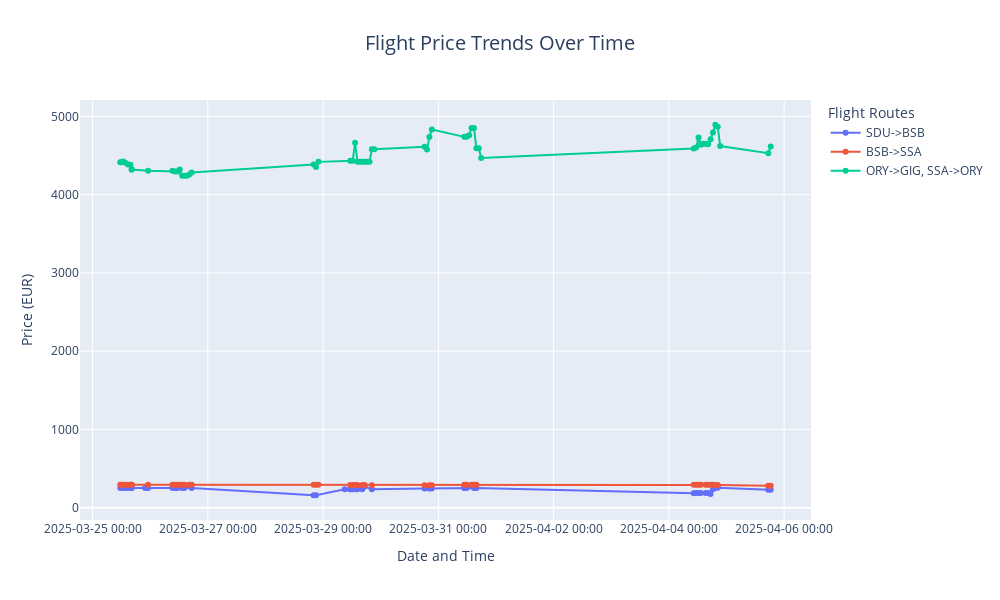

The cell this chart's notebook holds for it:
### Markdown cell above
## Interactive Flight Price Trends with Plotly

Create an interactive plot using Plotly with datetime on the x-axis and Price_EUR on the y-axis. Each flight will be represented with a different color.

### Code cell
# Create an interactive plot with Plotly
fig = px.line(df, x='Datetime', y='Price_EUR', color='Flight',
              title='Flight Price Trends Over Time',
              labels={'Datetime': 'Date and Time', 'Price_EUR': 'Price (EUR)', 'Flight': 'Flight Route'},
              markers=True, line_shape='linear')

# Improve the layout
fig.update_layout(
    xaxis_title='Date and Time',
    yaxis_title='Price (EUR)',
    legend_title='Flight Routes',
    height=600,
    width=1000,
    hovermode='closest',
    hoverlabel=dict(bgcolor="white", font_size=12),
    xaxis=dict(tickformat='%Y-%m-%d %H:%M'),
    title=dict(font=dict(size=20), x=0.5)
)

# Add hover data for better information display
fig.update_traces(hovertemplate='<b>%{fullData.name}</b><br>Date: %{x|%Y-%m-%d %H:%M}<br>Price: €%{y:.2f}')

# Show the plot
fig.show()
